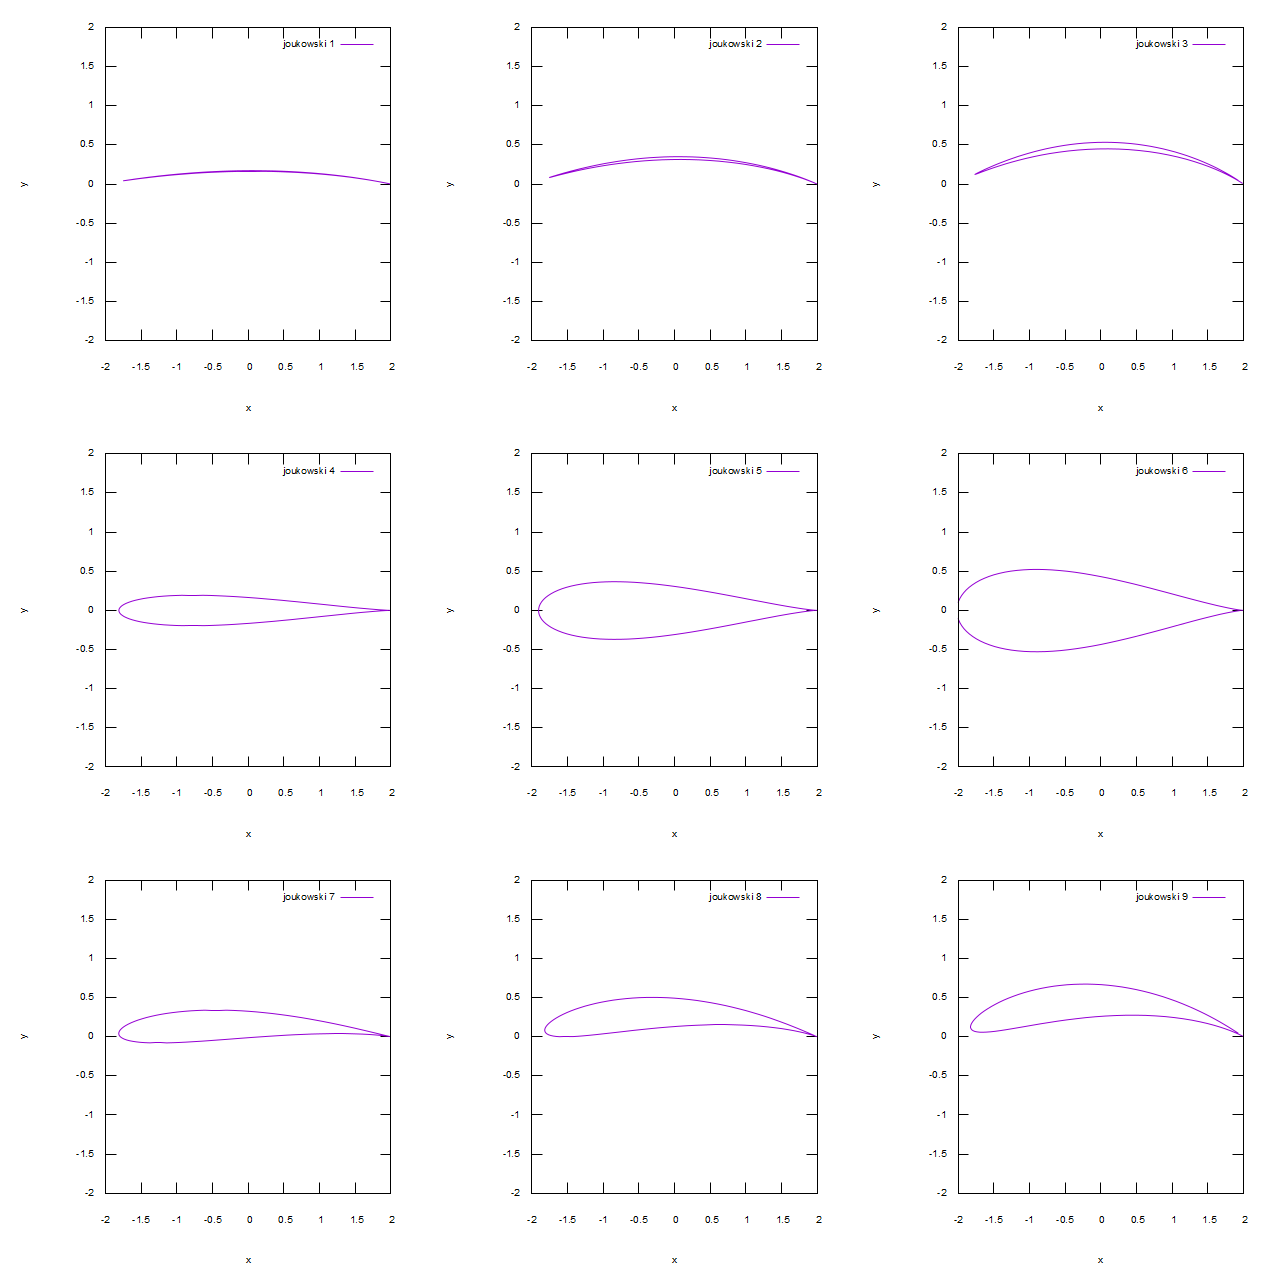

Write the gnuplot code that produced this figure.
set term pngcairo size 1280, 1280 font ",11"
set output "joukowski.png"
set multiplot layout 3,3
set xrange [-2:2]
set yrange [-2:2]
set xlabel "x" 
set ylabel "y"
plot 'data/joukowski_1.txt' with lines smooth bezier title "joukowski 1"
plot 'data/joukowski_2.txt' with lines smooth bezier title "joukowski 2"
plot 'data/joukowski_3.txt' with lines smooth bezier title "joukowski 3"
plot 'data/joukowski_4.txt' with lines smooth bezier title "joukowski 4"
plot 'data/joukowski_5.txt' with lines smooth bezier title "joukowski 5"
plot 'data/joukowski_6.txt' with lines smooth bezier title "joukowski 6"
plot 'data/joukowski_7.txt' with lines smooth bezier title "joukowski 7"
plot 'data/joukowski_8.txt' with lines smooth bezier title "joukowski 8"
plot 'data/joukowski_9.txt' with lines smooth bezier title "joukowski 9"
unset multiplot
unset output